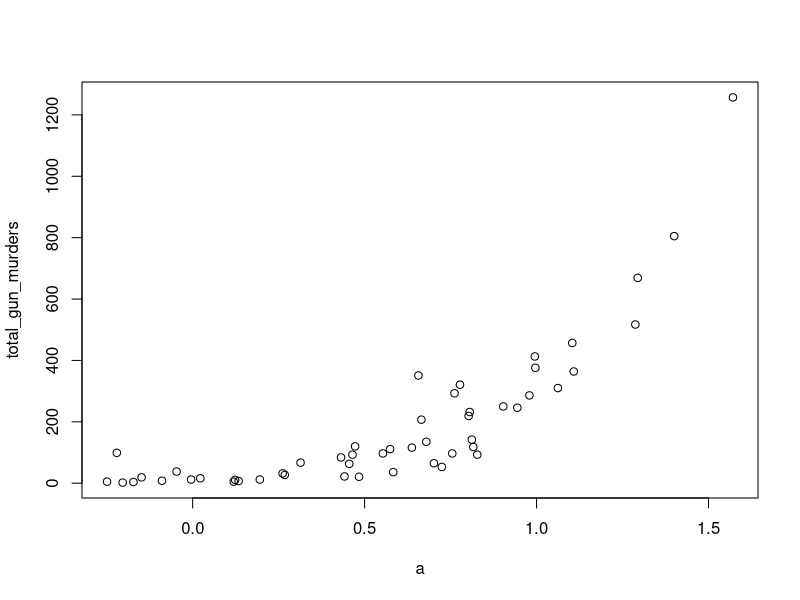
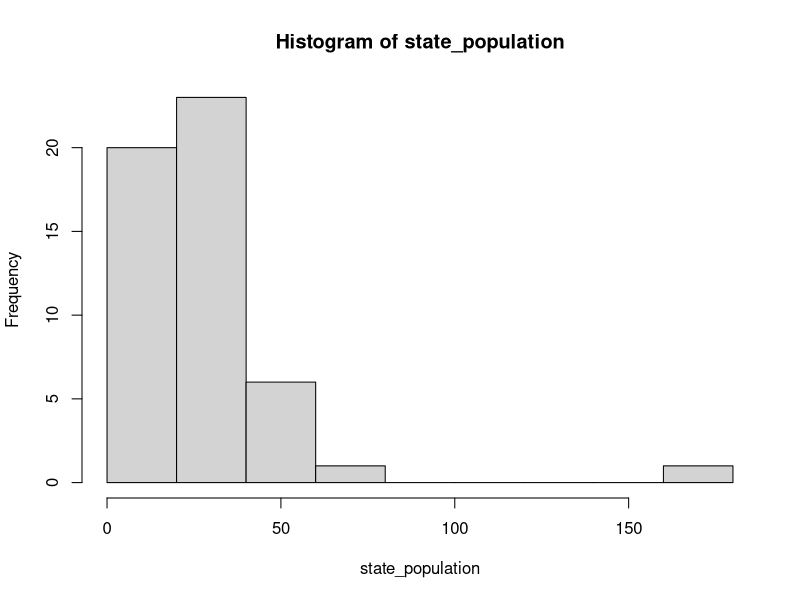
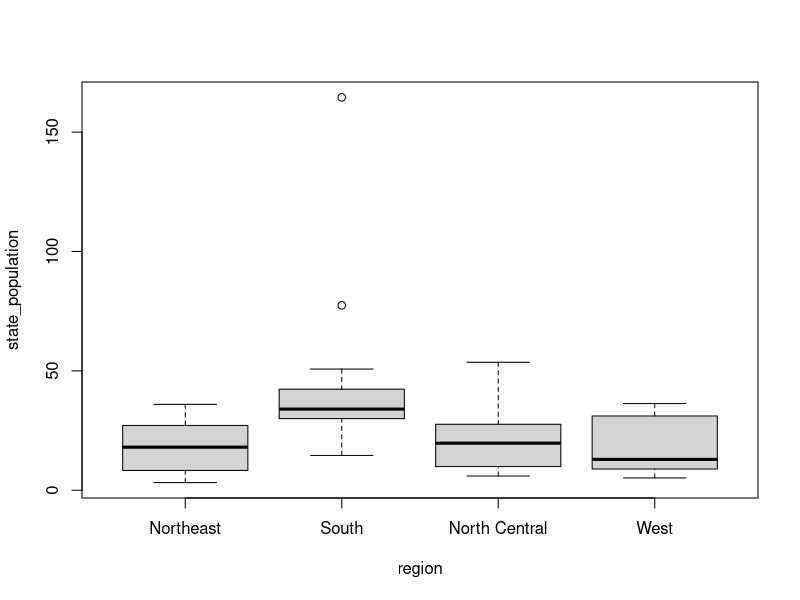

These charts were generated, in order, by the following R code:
## ---- chunk 1
knitr::opts_chunk$set(echo = TRUE)
## ---- chunk 2
library(dslabs)
data(murders)
pop = murders$population
i = sort(pop)
i[1]

## ---- chunk 3
index = order(pop)
index
## ---- chunk 4
which.min(pop)
## ---- chunk 5
region = which.min(pop)
murders$state[region]
## ---- chunk 6
ranks = rank(pop)
city = murders$state
my_df = data.frame(name = city, rank = ranks)
my_df
## ---- chunk 7
value = my_df$rank
ind = order(value)
ind
## ---- chunk 8
population_in_millions = murders$population/10^6
a = log10(population_in_millions)
total_gun_murders = murders$total
plot(a, total_gun_murders) 
## ---- chunk 9
state_population = with(murders, total_gun_murders/population_in_millions) 
hist(state_population)
## ---- chunk 10
boxplot(state_population~region, data = murders)
